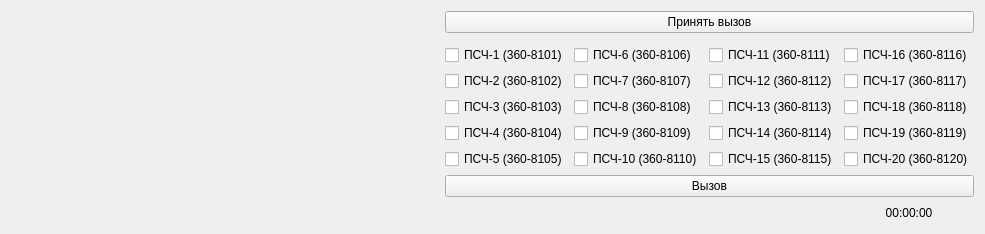
<?xml version="1.0" encoding="UTF-8"?>
<ui version="4.0">
 <class>Form</class>
 <widget class="QWidget" name="Form">
  <property name="geometry">
   <rect>
    <x>0</x>
    <y>0</y>
    <width>985</width>
    <height>219</height>
   </rect>
  </property>
  <property name="windowTitle">
   <string>Время реагирования без применения АС</string>
  </property>
  <layout class="QVBoxLayout" name="verticalLayout">
   <item>
    <layout class="QGridLayout" name="gridLayout">
     <item row="7" column="3">
      <widget class="QCheckBox" name="cb_psch10">
       <property name="text">
        <string>ПСЧ-10 (360-8110)</string>
       </property>
      </widget>
     </item>
     <item row="7" column="4">
      <widget class="QCheckBox" name="cb_psch15">
       <property name="text">
        <string>ПСЧ-15 (360-8115)</string>
       </property>
      </widget>
     </item>
     <item row="3" column="5">
      <widget class="QCheckBox" name="cb_psch16">
       <property name="text">
        <string>ПСЧ-16 (360-8116)</string>
       </property>
      </widget>
     </item>
     <item row="7" column="2">
      <widget class="QCheckBox" name="cb_psch5">
       <property name="text">
        <string>ПСЧ-5 (360-8105)</string>
       </property>
      </widget>
     </item>
     <item row="4" column="5">
      <widget class="QCheckBox" name="cb_psch17">
       <property name="text">
        <string>ПСЧ-17 (360-8117)</string>
       </property>
      </widget>
     </item>
     <item row="4" column="2">
      <widget class="QCheckBox" name="cb_psch2">
       <property name="text">
        <string>ПСЧ-2 (360-8102)</string>
       </property>
      </widget>
     </item>
     <item row="4" column="4">
      <widget class="QCheckBox" name="cb_psch12">
       <property name="text">
        <string>ПСЧ-12 (360-8112)</string>
       </property>
      </widget>
     </item>
     <item row="5" column="5">
      <widget class="QCheckBox" name="cb_psch18">
       <property name="text">
        <string>ПСЧ-18 (360-8118)</string>
       </property>
      </widget>
     </item>
     <item row="6" column="5">
      <widget class="QCheckBox" name="cb_psch19">
       <property name="text">
        <string>ПСЧ-19 (360-8119)</string>
       </property>
      </widget>
     </item>
     <item row="8" column="2" colspan="4">
      <widget class="QPushButton" name="pb_vyzov">
       <property name="text">
        <string>Вызов</string>
       </property>
      </widget>
     </item>
     <item row="4" column="3">
      <widget class="QCheckBox" name="cb_psch7">
       <property name="text">
        <string>ПСЧ-7 (360-8107)</string>
       </property>
      </widget>
     </item>
     <item row="9" column="1">
      <spacer name="horizontalSpacer">
       <property name="orientation">
        <enum>Qt::Horizontal</enum>
       </property>
       <property name="sizeHint" stdset="0">
        <size>
         <width>40</width>
         <height>20</height>
        </size>
       </property>
      </spacer>
     </item>
     <item row="3" column="3">
      <widget class="QCheckBox" name="cb_psch6">
       <property name="text">
        <string>ПСЧ-6 (360-8106)</string>
       </property>
      </widget>
     </item>
     <item row="6" column="3">
      <widget class="QCheckBox" name="cb_psch9">
       <property name="text">
        <string>ПСЧ-9 (360-8109)</string>
       </property>
      </widget>
     </item>
     <item row="6" column="4">
      <widget class="QCheckBox" name="cb_psch14">
       <property name="text">
        <string>ПСЧ-14 (360-8114)</string>
       </property>
      </widget>
     </item>
     <item row="3" column="4">
      <widget class="QCheckBox" name="cb_psch11">
       <property name="text">
        <string>ПСЧ-11 (360-8111)</string>
       </property>
      </widget>
     </item>
     <item row="3" column="2">
      <widget class="QCheckBox" name="cb_psch1">
       <property name="text">
        <string>ПСЧ-1 (360-8101)</string>
       </property>
      </widget>
     </item>
     <item row="6" column="2">
      <widget class="QCheckBox" name="cb_psch4">
       <property name="text">
        <string>ПСЧ-4 (360-8104)</string>
       </property>
      </widget>
     </item>
     <item row="5" column="4">
      <widget class="QCheckBox" name="cb_psch13">
       <property name="text">
        <string>ПСЧ-13 (360-8113)</string>
       </property>
      </widget>
     </item>
     <item row="5" column="3">
      <widget class="QCheckBox" name="cb_psch8">
       <property name="text">
        <string>ПСЧ-8 (360-8108)</string>
       </property>
      </widget>
     </item>
     <item row="5" column="2">
      <widget class="QCheckBox" name="cb_psch3">
       <property name="text">
        <string>ПСЧ-3 (360-8103)</string>
       </property>
      </widget>
     </item>
     <item row="1" column="0" rowspan="8" colspan="2">
      <widget class="QLabel" name="lb_soob">
       <property name="text">
        <string/>
       </property>
       <property name="alignment">
        <set>Qt::AlignLeading|Qt::AlignLeft|Qt::AlignTop</set>
       </property>
      </widget>
     </item>
     <item row="9" column="5">
      <widget class="QLabel" name="lb_time">
       <property name="text">
        <string>00:00:00</string>
       </property>
       <property name="alignment">
        <set>Qt::AlignCenter</set>
       </property>
      </widget>
     </item>
     <item row="7" column="5">
      <widget class="QCheckBox" name="cb_psch20">
       <property name="text">
        <string>ПСЧ-20 (360-8120)</string>
       </property>
      </widget>
     </item>
     <item row="0" column="0" colspan="2">
      <widget class="QLabel" name="lb_tekStatus">
       <property name="text">
        <string/>
       </property>
       <property name="alignment">
        <set>Qt::AlignCenter</set>
       </property>
      </widget>
     </item>
     <item row="0" column="2" rowspan="2" colspan="4">
      <widget class="QPushButton" name="pb_fire">
       <property name="text">
        <string>Принять вызов</string>
       </property>
      </widget>
     </item>
    </layout>
   </item>
  </layout>
 </widget>
 <resources/>
 <connections/>
</ui>
